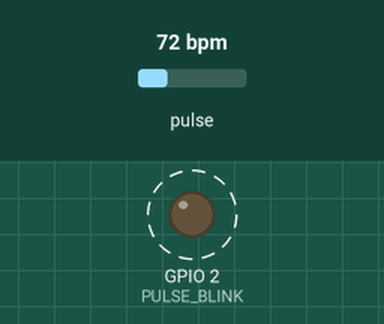
Bench run of a sketch on a simulated ESP32. Parts: output pins drawn as LEDs (lit = HIGH). Dashed ring = blinking. The inputs (shaded band) are chosen by the test bench; at power-on: pulse 72 bpm. What the sketch prints to the serial monitor is not drawn.

Above: at 1.2 s.
1.3 s: pulse set to 42 bpm
At 3.4 s:
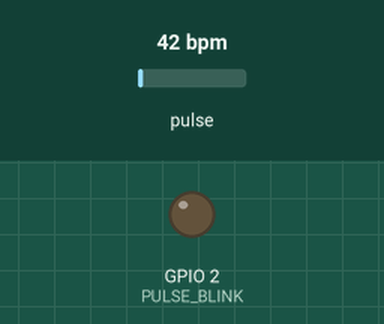
3.7 s: pulse set to 100 bpm
At 4.41 s:
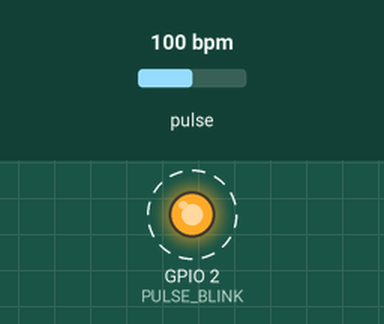
Timing chart, 0 to 12.7 s (numbered marks = the images above; inputs shaded):
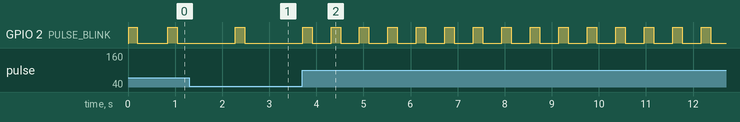

Measured:
- after the input at 3.7 s, GPIO 2 (PULSE_BLINK): alternates HIGH for 0.20 s and LOW for 0.40 s, starting after 0.61 s

The sketch:

PulseSensor_BPM_Modded.ino
```cpp
#define USE_ARDUINO_INTERRUPTS true
#include <PulseSensorPlayground.h>

/*
   The format of our output.

   Set this to PROCESSING_VISUALIZER if you're going to run
    the Processing Visualizer Sketch.
    See https://github.com/WorldFamousElectronics/PulseSensor_Amped_Processing_Visualizer

   Set this to SERIAL_PLOTTER if you're going to run
    the Arduino IDE's Serial Plotter.
*/
const int OUTPUT_TYPE = SERIAL_PLOTTER;

/*
   Pinout:
     PULSE_INPUT = Analog Input. Connected to the pulse sensor
      purple (signal) wire.
     PULSE_BLINK = digital Output. Connected to an LED (and 220 ohm resistor)
      that will flash on each detected pulse.
     PULSE_FADE = digital Output. PWM pin onnected to an LED (and resistor)
      that will smoothly fade with each pulse.
      NOTE: PULSE_FADE must be a pin that supports PWM. Do not use
      pin 9 or 10, because those pins' PWM interferes with the sample timer.
*/
const int PULSE_INPUT = 36;
const int PULSE_BLINK = 2;    // Pin 13 is the on-board LED
const int PULSE_FADE = 5;
const int THRESHOLD = 2000;   // Adjust this number to avoid noise when idle

/*
   All the PulseSensor Playground functions.
*/
PulseSensorPlayground pulseSensor;

void setup() {
  /*
     Use 115200 baud because that's what the Processing Sketch expects to read,
     and because that speed provides about 11 bytes per millisecond.

     If we used a slower baud rate, we'd likely write bytes faster than
     they can be transmitted, which would mess up the timing
     of readSensor() calls, which would make the pulse measurement
     not work properly.
  */
  Serial.begin(115200);

  // Configure the PulseSensor manager.

  pulseSensor.analogInput(PULSE_INPUT);
  pulseSensor.blinkOnPulse(PULSE_BLINK);
  pulseSensor.fadeOnPulse(PULSE_FADE);

  pulseSensor.setSerial(Serial);
  pulseSensor.setOutputType(OUTPUT_TYPE);
  pulseSensor.setThreshold(THRESHOLD);

  // Now that everything is ready, start reading the PulseSensor signal.
  if (!pulseSensor.begin()) {
    /*
       PulseSensor initialization failed,
       likely because our particular Arduino platform interrupts
       aren't supported yet.

       If your Sketch hangs here, try PulseSensor_BPM_Alternative.ino,
       which doesn't use interrupts.
    */
    for(;;) {
      // Flash the led to show things didn't work.
      digitalWrite(PULSE_BLINK, LOW);
      delay(50);
      digitalWrite(PULSE_BLINK, HIGH);
      delay(50);
    }
  }
}

void loop() {
  /*
     Wait a bit.
     We don't output every sample, because our baud rate
     won't support that much I/O.
  */
  delay(20);

  // write the latest sample to Serial.
 pulseSensor.outputSample();

  /*
     If a beat has happened since we last checked,
     write the per-beat information to Serial.
   */
  if (pulseSensor.sawStartOfBeat()) {
   Serial.printf("[%u] Connection from ", pulseSensor.getBeatsPerMinute());
  }
}
```
